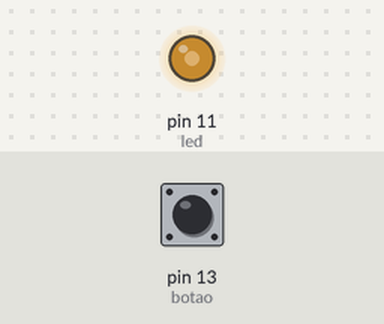
Recording of a sketch running on a simulated Arduino Uno, built with avr-gcc and run on an emulated ATmega328P. Shown: output pins drawn as LEDs (lit = HIGH). The test bench sets the inputs (shaded band); at power-on: pin 13 (botao) HIGH.

Above: at 1.2 s.
1.3 s: pin 13 (botao) pulled LOW for 0.15 s
At 1.42 s:
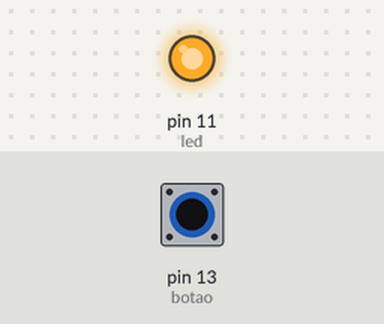
2.9 s: pin 13 (botao) pulled LOW for 1 s
At 5.0 s:
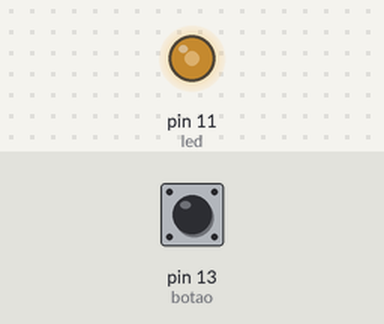
5.4 s: pin 13 (botao) pulled LOW for 0.15 s
At 5.52 s:
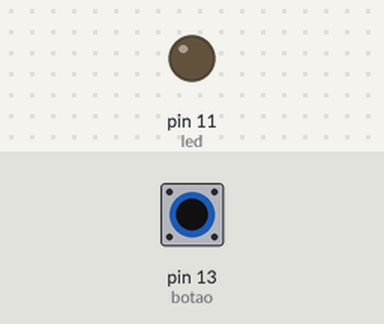
Timing chart, 0 to 8.4 s (numbered marks = the images above; inputs shaded):
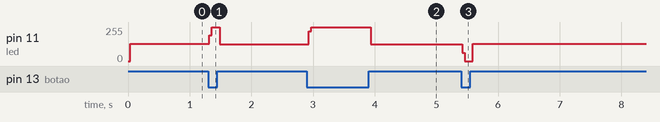

The sketch:

pushbutton_arduino.ino
```cpp
#define led 11
#define botao 13
void setup(){
  pinMode(led, OUTPUT);
  pinMode(botao, INPUT_PULLUP);
  digitalWrite(led, LOW);
}
void loop(){
  if(digitalRead(botao)){
    digitalWrite(led, !digitalRead(led));
  }
}
```

Measured:
- after the input at 1.3 s, pin 11 (led): 128/255 → 255/255 at once, → 127/255 0.17 s later
- after the input at 2.9 s, pin 11 (led): 127/255 → 255/255 at once, → 127/255 1.0 s later
- after the input at 5.4 s, pin 11 (led): 127/255 → 0/255 at once, → 128/255 0.17 s later
